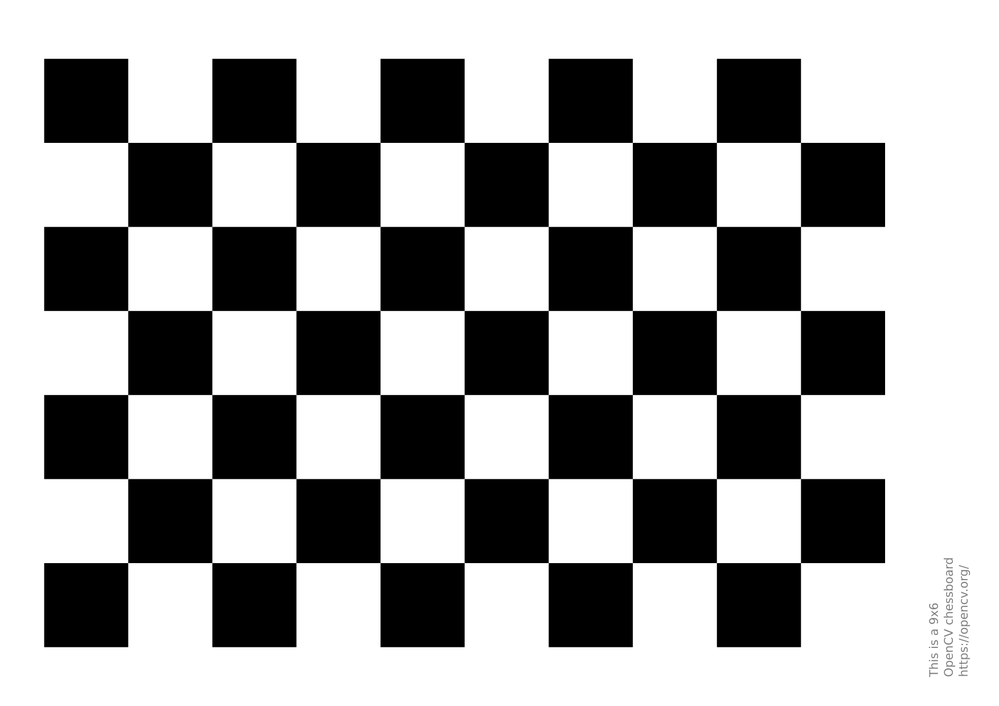
#> input picture Feature_Detection_and _Description/resources/chessboard.png, 999 x 706 px, shrunk from 1754 x 1240 before the run
$ jupyter execute Harris_Corner_Detection.ipynb
#> lines starting #> are read from the running program, lines starting #| are printed output that depends on the picture; after the words box and inside, x2 and y2 are one past the last pixel; in counts of white or black regions, pixels touching at a corner belong together
En el último capítulo vimos que las esquinas son regiones de la imagen con una gran variación de intensidad en todas las direcciones. Chris Harris y Mike Stephens realizaron uno de los primeros intentos de encontrar estas esquinas en su artículo A Combined Corner and Edge Detector en 1988, por lo que ahora se llama Harris Corner Detector. Llevó esta simple idea a una forma matemática. Básicamente encuentra la diferencia de intensidad para un desplazamiento de( u , v )en todas direcciones. Esto se expresa de la siguiente manera:

Detector de esquinas Harris en OpenCV
OpenCV tiene la función cv.cornerHarris() para este propósito. Sus argumentos son:

img : imagen de entrada. Debe ser en escala de grises y tipo float32.
blockSize : es el tamaño del vecindario considerado para la detección de esquinas.
ksize : parámetro de apertura de la derivada de Sobel utilizada.
k - Parámetro libre del detector de Harris en la ecuación.

[cell 1]
import numpy as np
import cv2 as cv
filename = 'resources/chessboard.png'
img = cv.imread(filename)
#> img is the input picture: shape (706, 999, 3); min 0, max 255, mean 165.4
gray = cv.cvtColor(img,cv.COLOR_BGR2GRAY)
gray = np.float32(gray)
dst = cv.cornerHarris(gray,2,3,0.04)
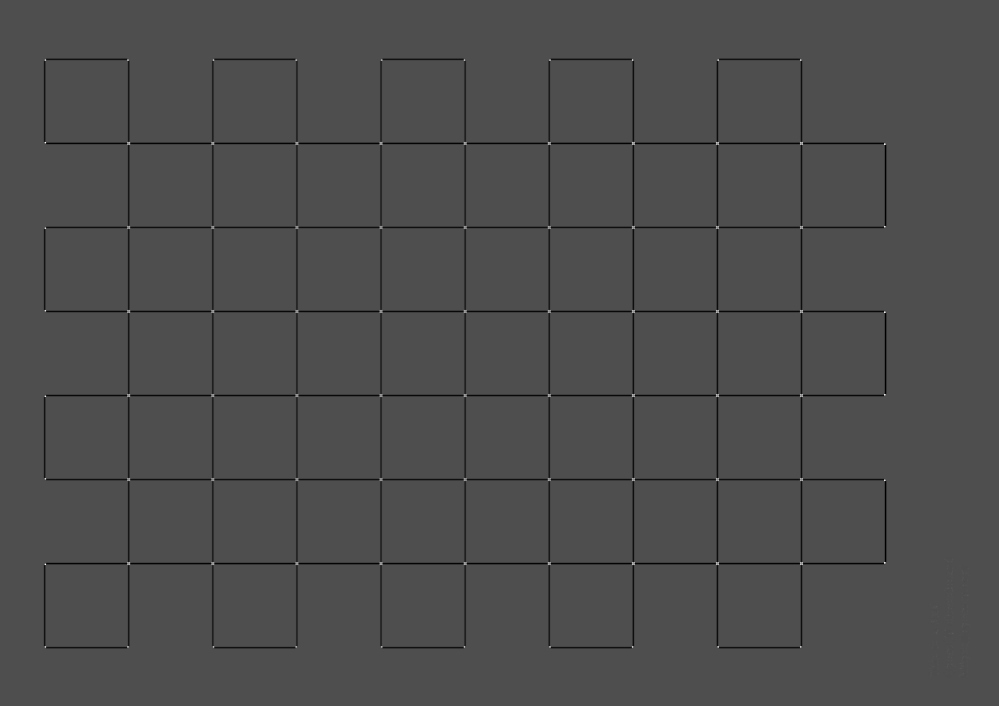
#> dst: shape (706, 999) float32; min -135848336, max 306258784, mean -2557414; drawn with min black and max white
#result is dilated for marking the corners, not important
dst = cv.dilate(dst,None)
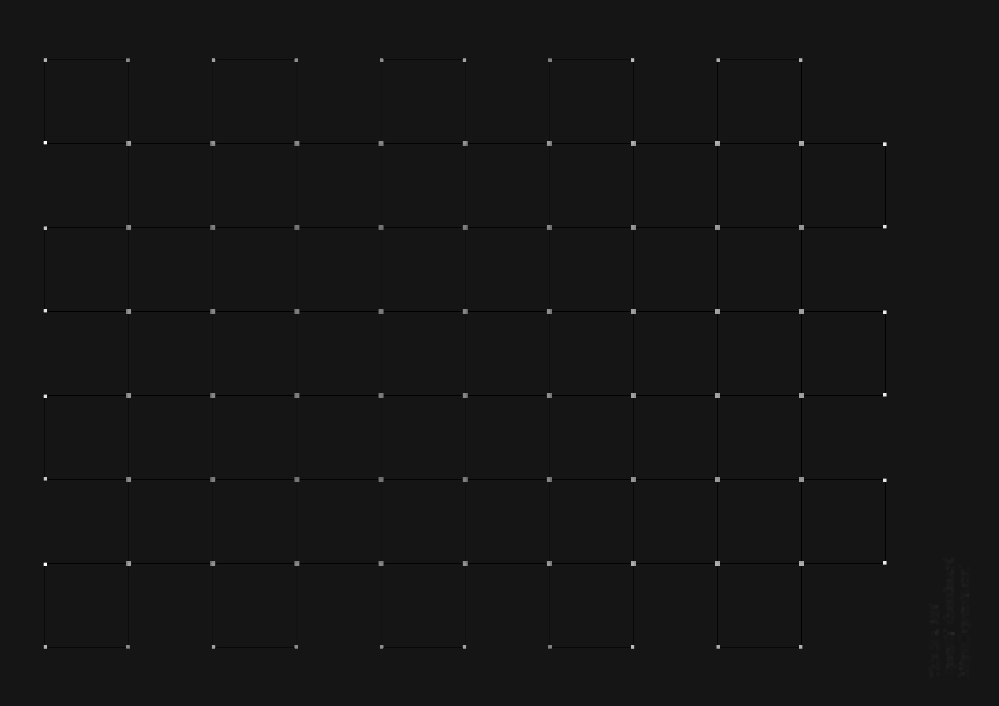
#> dst: shape (706, 999) float32; min -28255602, max 306258784, mean 144894.7; drawn with min black and max white
# Threshold for an optimal value, it may vary depending on the image.
img[dst>0.01*dst.max()]=[0,0,255]
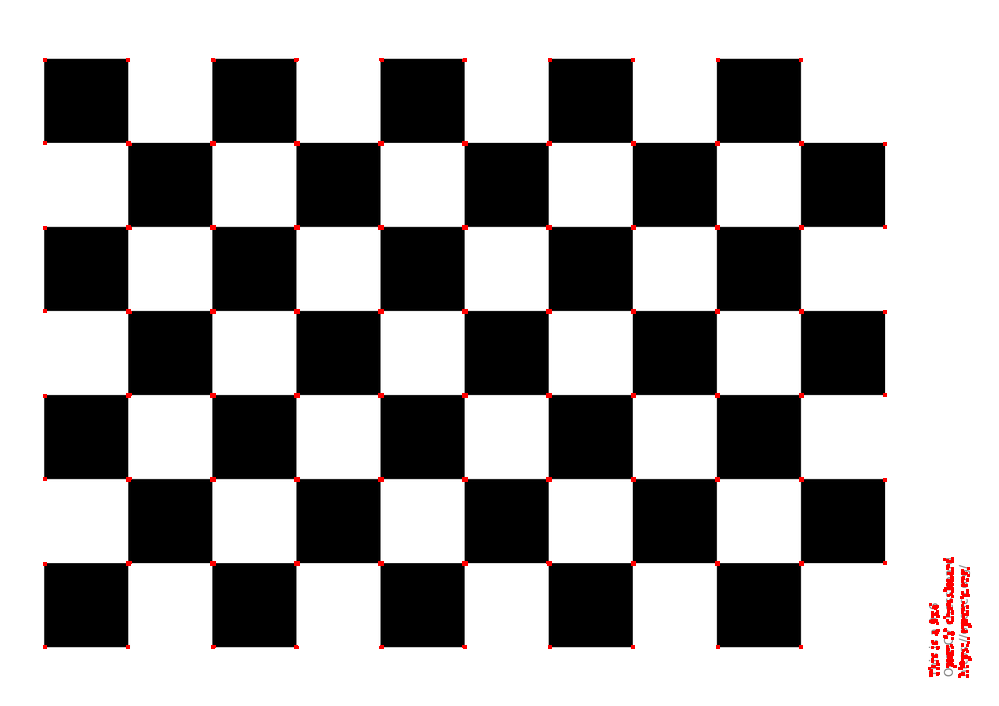
#> img: shape (706, 999, 3); 0.52% of pixels changed, all inside (x1, y1, x2, y2) = (43, 58, 972, 678)
cv.imshow('dst',img)
if cv.waitKey(0) & 0xff == 27:
#> (key Esc is pressed here)
    cv.destroyAllWindows()

Esquina con precisión de subpíxeles.

A veces, es posible que necesites encontrar las esquinas con la máxima precisión. OpenCV viene con una función cv.cornerSubPix() que refina aún más las esquinas detectadas con una precisión de subpíxeles. A continuación se muestra un ejemplo. Como de costumbre, primero debemos encontrar las esquinas de Harris. Luego pasamos los centroides de estas esquinas (puede haber un montón de píxeles en una esquina, tomamos su centroide) para refinarlos. Las esquinas Harris están marcadas con píxeles rojos y las esquinas refinadas están marcadas con píxeles verdes. Para esta función, tenemos que definir los criterios para detener la iteración. Lo detenemos después de un número específico de iteraciones o de que se alcance una cierta precisión, lo que ocurra primero. También necesitamos definir el tamaño del barrio en el que busca esquinas.

[cell 2]
import numpy as np
import cv2 as cv
filename = 'resources/chessboard.png'
img = cv.imread(filename)
gray = cv.cvtColor(img,cv.COLOR_BGR2GRAY)
# find Harris corners
gray = np.float32(gray)
dst = cv.cornerHarris(gray,2,3,0.04)
dst = cv.dilate(dst,None)
ret, dst = cv.threshold(dst,0.01*dst.max(),255,0)
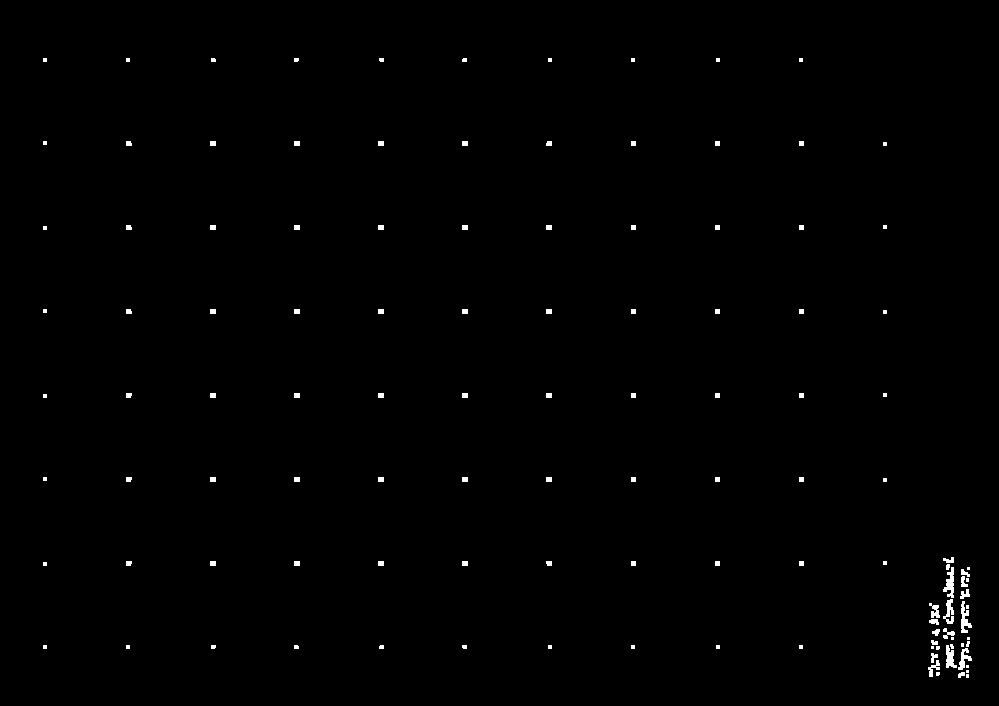
#> dst: shape (706, 999) float32; 0.52% white; 118 white regions (46 under 20 px), largest, box (x1, y1, x2, y2) and area: (943, 567, 954, 598) 184, (961, 601, 972, 633) 179, (946, 645, 957, 668) 152
#> ret = 3062587.8
dst = np.uint8(dst)
# find centroids
ret, labels, stats, centroids = cv.connectedComponentsWithStats(dst)
#> labels: shape (706, 999) int32; 119 distinct labels, from 0 to 118
#> ret = 119; stats = 119 rows, first 6: [0, 0, 999, 706, 701643], [43, 58, 4, 4, 16], [126, 58, 4, 4, 16], [211, 58, 5, 4, 19], [294, 58, 5, 4, 19], [379, 58, 5, 4, 19]; centroids = 119 pairs, first value 44.5 to 968, second value 59.42 to 675.5
# define the criteria to stop and refine the corners
criteria = (cv.TERM_CRITERIA_EPS + cv.TERM_CRITERIA_MAX_ITER, 100, 0.001)
corners = cv.cornerSubPix(gray,np.float32(centroids),(5,5),(-1,-1),criteria)
#> corners = 119 pairs, first value 43.7 to 969.6, second value 58.42 to 675.5
# Now draw them
res = np.hstack((centroids,corners))
#> res = 119 rows, first 6: [498.1, 351.9, 498.1, 351.9], [44.5, 59.5, 43.7, 58.45], [127.5, 59.5, 127.6, 58.43], [212.9, 59.58, 211.9, 58.44], [295.9, 59.42, 295.8, 58.43], [381.1, 59.42, 380.1, 58.42]
res = np.int0(res)
#> res = 119 rows, first 6: [498, 351, 498, 351], [44, 59, 43, 58], [127, 59, 127, 58], [212, 59, 211, 58], [295, 59, 295, 58], [381, 59, 380, 58]
img[res[:,1],res[:,0]]=[0,0,255]
#> img: shape (706, 999, 3); 0.02% of pixels changed, all inside (x1, y1, x2, y2) = (44, 59, 969, 676)
img[res[:,3],res[:,2]] = [0,255,0]
#> img: shape (706, 999, 3); mean B, G, R 165.4, 165.4, 165.4
cv.imwrite('resources/subpixel5.png',img)
#> Out = True
